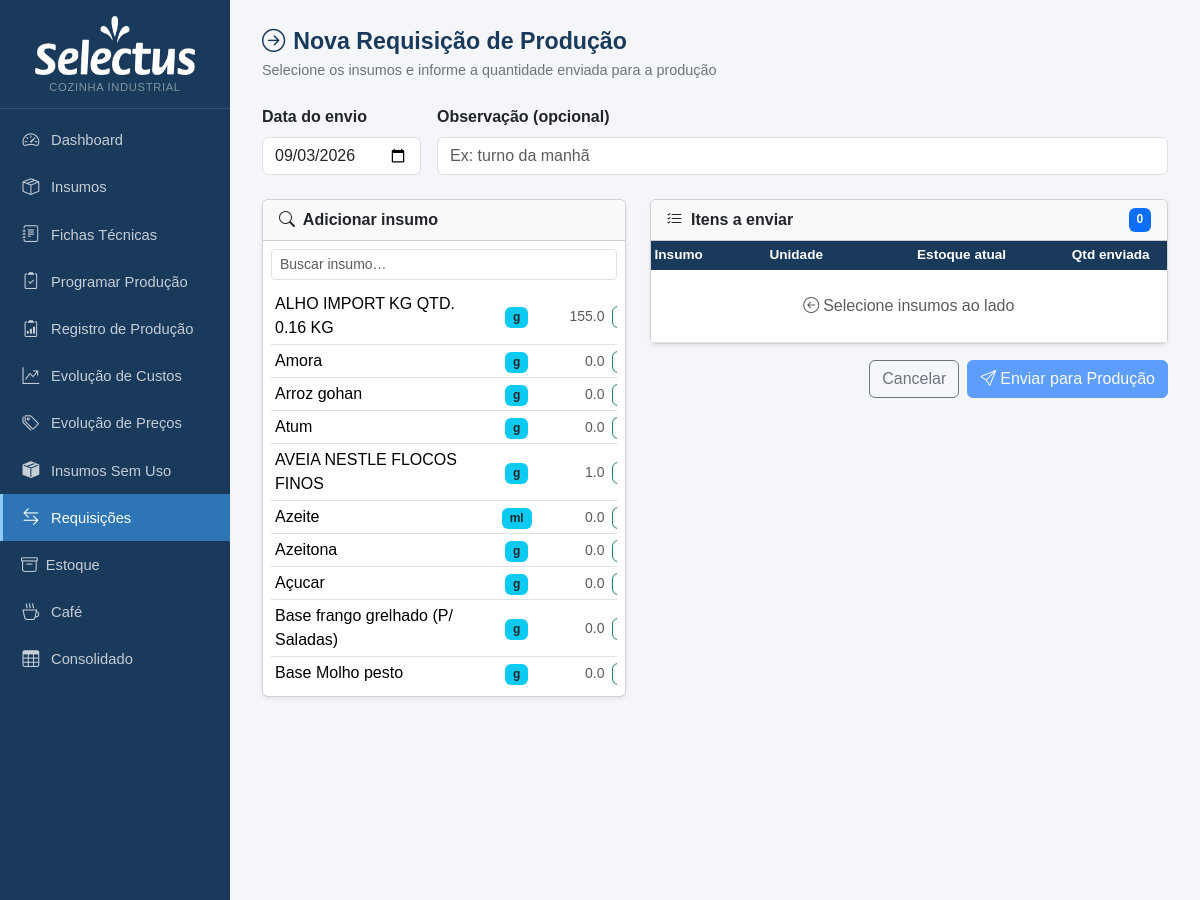
The app's page /requisicoes/nova (upper part), older data.
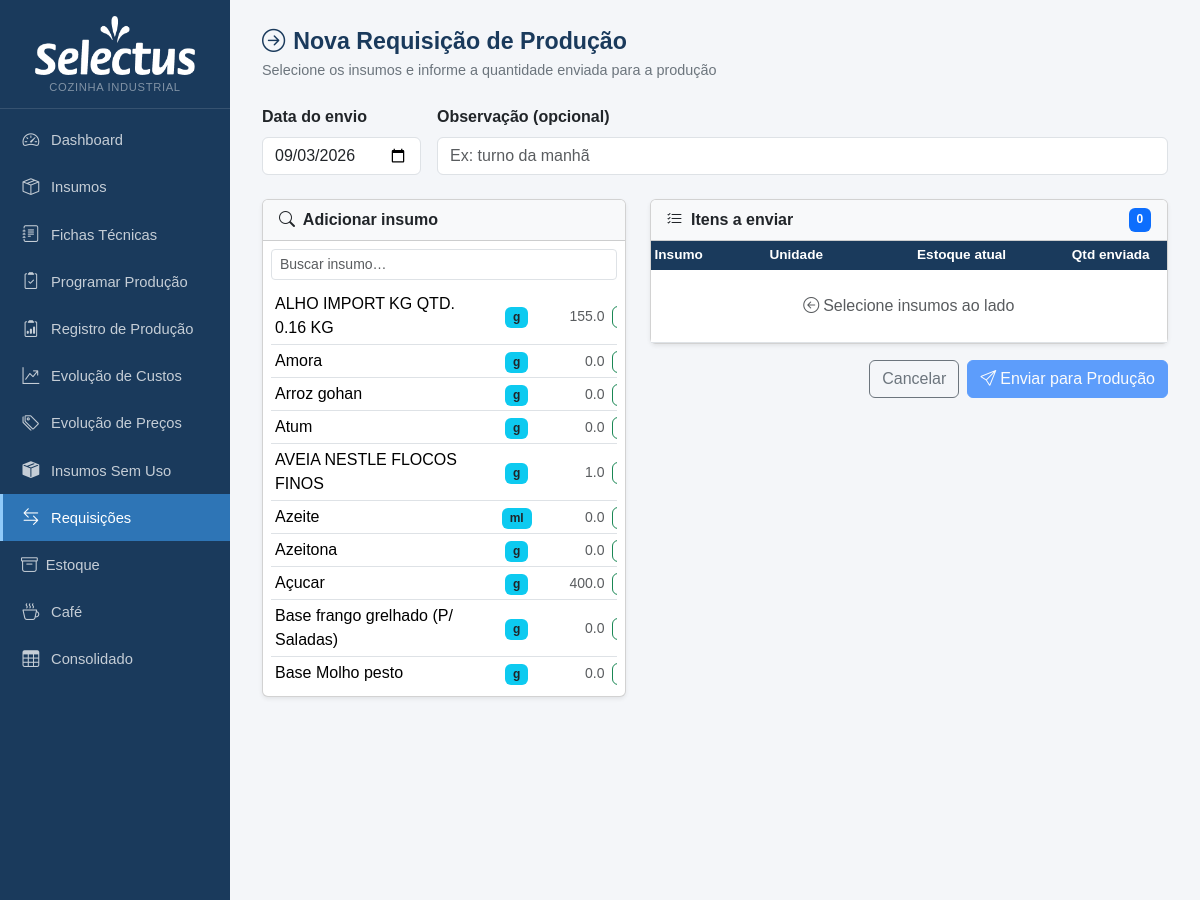
The same page, newer data.
### tables this page shows
CREATE TABLE insumos (
            id INTEGER PRIMARY KEY AUTOINCREMENT,
            nome TEXT NOT NULL,
            unidade_compra TEXT NOT NULL,
            preco_compra REAL,
            unidade_uso TEXT NOT NULL,
            fator_conversao REAL NOT NULL DEFAULT 1
        , qtd_por_embalagem REAL, unid_embalagem TEXT, produto_vinculado_id INTEGER, estoque_atual REAL DEFAULT 0, estoque_minimo REAL DEFAULT 0, status_revisao_custo TEXT DEFAULT 'nao_revisado', data_revisao_custo TEXT, fornecedor TEXT, aproveitamento REAL NOT NULL DEFAULT 100, status_revisao_nome TEXT DEFAULT 'nao_revisado', observacao TEXT, estoque_central REAL DEFAULT 0);

### app.py (the view, shortened to what this page needs)
@app.route('/requisicoes/nova', methods=['GET','POST'])
def requisicao_nova():
    db = get_db()
    insumos = db.execute('SELECT id, nome, unidade_uso, estoque_atual FROM insumos ORDER BY nome COLLATE NOCASE').fetchall()
    db.close()
    return render_template('requisicao_nova.html', insumos=insumos, today=date.today().isoformat())

### app.py (called while the page is built)
def get_db():
    c = sqlite3.connect(DB)
    c.row_factory = sqlite3.Row
    c.execute("PRAGMA foreign_keys = ON")
    return c

def count_alertas():
    try:
        db = get_db()
        n = db.execute('''SELECT COUNT(*) FROM insumos
                          WHERE estoque_minimo > 0 AND COALESCE(estoque_atual,0) < estoque_minimo''').fetchone()[0]
        db.close()
        return n
    except:
        return 0

@app.context_processor
def inject_alertas():
    return dict(n_alertas=count_alertas())

### templates/requisicao_nova.html (shortened to what this page needs)
{% extends "base.html" %}
{% block content %}
<div class="page-header">
  <h1><i class="bi bi-arrow-right-circle me-2"></i>Nova Requisição de Produção</h1>
  <p>Selecione os insumos e informe a quantidade enviada para a produção</p>
</div>
<form method="post">
<div class="row g-3 mb-4">
  <div class="col-auto">
    <label class="form-label fw-semibold">Data do envio</label>
    <input type="date" name="data" class="form-control" value="{{ today }}" required>
  </div>
  <div class="col">
    <label class="form-label fw-semibold">Observação (opcional)</label>
    <input type="text" name="observacao" class="form-control" placeholder="Ex: turno da manhã">
  </div>
</div>
<div class="row g-4">
  <div class="col-md-5">
    <div class="card shadow-sm">
      <div class="card-header fw-semibold bg-light">
        <i class="bi bi-search me-1"></i> Adicionar insumo
      </div>
      <div class="card-body p-2">
        <input type="text" id="busca-add" class="form-control form-control-sm mb-2" placeholder="Buscar insumo…" autocomplete="off">
        <div style="max-height:400px;overflow-y:auto">
          <table class="table table-sm mb-0" id="lista-add">
            <tbody>
              {% for ins in insumos %}
              <tr data-nome="{{ ins.nome|lower }}" data-id="{{ ins.id }}"
                  data-nome-orig="{{ ins.nome }}" data-un="{{ ins.unidade_uso }}"
                  data-estoque="{{ ins.estoque_atual or 0 }}">
                <td>{{ ins.nome }}</td>
                <td class="text-center"><span class="badge bg-info text-dark">{{ ins.unidade_uso }}</span></td>
                <td class="text-end text-muted small">{{ '%.1f'|format(ins.estoque_atual or 0) }}</td>
                <td><button type="button" class="btn btn-xs btn-outline-success btn-add-item" style="padding:1px 6px;font-size:.75rem"></button></td>
              </tr>
              {% endfor %}
            </tbody>
          </table>
        </div>
      </div>
    </div>
  </div>
  <div class="col-md-7">
    <div class="card shadow-sm">
      <div class="card-header fw-semibold bg-light d-flex justify-content-between">
        <span><i class="bi bi-list-check me-1"></i> Itens a enviar</span>
        <span class="badge bg-primary" id="n-itens">0</span>
      </div>
      <div class="card-body p-0">
        <table class="table table-sm mb-0" id="tabela-itens">
          <thead>
            <tr>
              <th>Insumo</th>
              <th class="text-center">Unidade</th>
              <th class="text-end">Estoque atual</th>
              <th class="text-end">Qtd enviada</th>
              <th></th>
            </tr>
          </thead>
          <tbody id="tbody-itens">
            <tr id="linha-vazia">
              <td colspan="5" class="text-center text-muted py-4">
                <i class="bi bi-arrow-left-circle me-1"></i>Selecione insumos ao lado
              </td>
            </tr>
          </tbody>
        </table>
      </div>
    </div>
    <div class="mt-3 d-flex gap-2 justify-content-end">
      <a href="{{ url_for('requisicoes_lista') }}" class="btn btn-outline-secondary">Cancelar</a>
      <button type="submit" class="btn btn-primary" id="btn-submit" disabled>
        <i class="bi bi-send me-1"></i>Enviar para Produção
      </button>
    </div>
  </div>
</div>
</form>
{% endblock %}

### templates/base.html (shortened to what this page needs)
<!DOCTYPE html>
<html lang="pt-BR">
<head>
  <link href="https://cdn.jsdelivr.net/npm/bootstrap@5.3.3/dist/css/bootstrap.min.css" rel="stylesheet">
  <link href="https://cdn.jsdelivr.net/npm/bootstrap-icons@1.11.3/font/bootstrap-icons.min.css" rel="stylesheet">
</head>
<body>
<div id="sidebar">
  <div class="brand text-center" style="padding:16px 12px 12px">
    <img src="{{ url_for('static', filename='logo.png') }}" alt="Mercado Selectus"
         style="max-width:160px;width:100%;filter:brightness(0) invert(1)">
    <span style="font-size:.7rem;color:rgba(255,255,255,.45);display:block;margin-top:4px;letter-spacing:.06em;text-transform:uppercase">Cozinha Industrial</span>
  </div>
  <nav class="mt-2">
    <a href="{{ url_for('index') }}" class="{{ 'active' if request.endpoint == 'index' }}">
      <i class="bi bi-speedometer2"></i> Dashboard
    </a>
    <a href="{{ url_for('insumos_lista') }}" class="{{ 'active' if 'insumo' in request.endpoint }}">
      <i class="bi bi-box-seam"></i> Insumos
    </a>
    <a href="{{ url_for('fichas_lista') }}" class="{{ 'active' if 'ficha' in request.endpoint }}">
      <i class="bi bi-journal-text"></i> Fichas Técnicas
    </a>
    <a href="{{ url_for('producao') }}" class="{{ 'active' if request.endpoint == 'producao' }}">
      <i class="bi bi-clipboard2-check"></i> Programar Produção
    </a>
    <a href="{{ url_for('registro_lista') }}" class="{{ 'active' if 'registro' in request.endpoint }}">
      <i class="bi bi-clipboard2-data"></i> Registro de Produção
    </a>
    <a href="{{ url_for('fichas_evolucao_custos') }}" class="{{ 'active' if request.endpoint == 'fichas_evolucao_custos' }}">
      <i class="bi bi-graph-up-arrow"></i> Evolução de Custos
    </a>
    <a href="{{ url_for('insumos_evolucao_precos') }}" class="{{ 'active' if request.endpoint == 'insumos_evolucao_precos' }}">
      <i class="bi bi-tags"></i> Evolução de Preços
    </a>
    <a href="{{ url_for('insumos_sem_uso') }}" class="{{ 'active' if request.endpoint == 'insumos_sem_uso' }}">
      <i class="bi bi-box-seam-fill"></i> Insumos Sem Uso
    </a>
    <a href="{{ url_for('requisicoes_lista') }}" class="{{ 'active' if 'requisicao' in request.endpoint }}">
      <i class="bi bi-arrow-left-right"></i> Requisições
    </a>
    <a href="{{ url_for('alertas') }}" class="{{ 'active' if request.endpoint == 'alertas' }}" style="justify-content:space-between">
      <span><i class="bi bi-archive me-2"></i>Estoque</span>
    </a>
    <a href="{{ url_for('cafe_lista') }}" class="{{ 'active' if 'cafe' in request.endpoint }}">
      <i class="bi bi-cup-hot"></i> Café
    </a>
    <a href="{{ url_for('consolidado') }}" class="{{ 'active' if 'consolidado' in request.endpoint }}">
      <i class="bi bi-table"></i> Consolidado
    </a>
  </nav>
</div>
<div id="main">
  {% block content %}{% endblock %}
</div>
</body>
</html>

### templates/base.html (style rules this page uses)
:root { --sidebar-bg: #1a3a5c; --sidebar-hover: #264f7a; --sidebar-active: #2e75b6; --accent: #2e75b6; }
body { background: #f4f6f9; font-family: Arial, sans-serif; }
#sidebar { width: 230px; min-height: 100vh; background: var(--sidebar-bg); position: fixed; top: 0; left: 0; z-index: 100; display: flex; flex-direction: column; }
#sidebar .brand { padding: 20px 16px 16px; border-bottom: 1px solid rgba(255,255,255,.12); }
#sidebar .brand span { font-size: .72rem; color: rgba(255,255,255,.5); letter-spacing:.06em; text-transform:uppercase; display:block; }
#sidebar nav a { display: flex; align-items: center; gap: 10px; color: rgba(255,255,255,.75); text-decoration: none; padding: 11px 18px; font-size: .92rem; border-left: 3px solid transparent; transition: background .15s, color .15s; }
#sidebar nav a.active { background: var(--sidebar-active); color: #fff; border-left-color: #90caf9; }
#sidebar nav a i { font-size: 1.05rem; width: 20px; text-align:center; }
#main { margin-left: 230px; padding: 28px 32px; min-height: 100vh; }
.page-header { margin-bottom: 24px; }
.page-header h1 { font-size: 1.45rem; font-weight: 700; color: #1a3a5c; margin: 0; }
.page-header p { color: #6c757d; margin: 4px 0 0; font-size: .9rem; }
.table thead th { background: #1a3a5c; color: #fff; border: none; font-size: .85rem; font-weight: 600; }
.table td, .table th { vertical-align: middle; }

Row changes from the older to the newer data that the page shows:
changed insumos "Açucar": estoque_atual "0.0" → "400.0"
